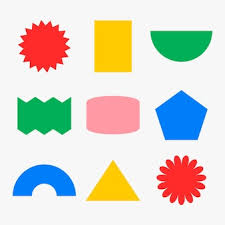
//> input picture chapter13/image.jpg, 225 x 225 px, given in place of the camera
$ ./ch11.main   (built with g++ and OpenCV 4)
//> lines starting //> are read from the running program, lines starting //| are printed output that depends on the picture; after the words box and inside, x2 and y2 are one past the last pixel; in counts of white or black regions, pixels touching at a corner belong together
// openCV 사용해서 실시간 도형 검출하기 - shape detection for webcam //
// ch10 차이점
// 이진화 방법을 adaptiveThreshold 함수로 변경, GaussianBlur 함수 추가
#include <opencv2/opencv.hpp>
#include <iostream>
#include <string>
using namespace cv;
using namespace std;


void setLabel(Mat& image, string str, vector<Point> contour)
{
	int fontface = FONT_HERSHEY_SIMPLEX;
	double scale = 0.5;
	int thinckness = 1;
	int baseline = 0;

	Size text = getTextSize(str, fontface, scale, thinckness, &baseline);
	Rect r = boundingRect(contour);
	Point pt(r.x + ((r.width - text.width) / 2), r.y + ((r.height + text.height) / 2));
	rectangle(image, pt + Point(0, baseline), pt + Point(text.width, -text.height), CV_RGB(200, 200, 200), FILLED);
	putText(image, str, pt, fontface, scale, CV_RGB(0, 0, 0), thinckness, 8);
}

int main(int, char**)
{
	Mat img_input, img_result, img_gray;

	VideoCapture cap;

	int deviceID = 0;
	int apiID = CAP_ANY;

	cap.open(deviceID + apiID);

	if (!cap.isOpened())
	{
		cerr << "ERROR! unable to open camera\n";
		return -1;
	}

	for (;;)
	{
		cap.read(img_input);
//> img_input is the input picture: 225 rows x 225 cols, CV_8UC3; mean B, G, R 205.2, 214.9, 216.9
		if (img_input.empty())
		{
			cerr << "ERROR! blank frame grabbed\n";
			break;
		}

		Mat img_temp;
		Size blursize(5, 5);
		cvtColor(img_input, img_temp, COLOR_BGR2GRAY);
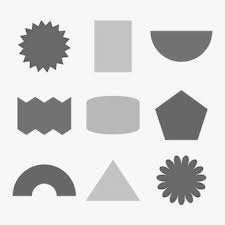
//> img_temp: 225 rows x 225 cols, CV_8UC1; min 54, max 255, mean 214.4
		GaussianBlur(img_temp, img_temp, blursize, 0, 0);
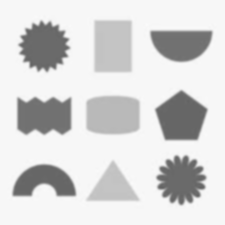
//> img_temp: 225 rows x 225 cols, CV_8UC1; min 99, max 250, mean 214.4

		// binary image
		// adaptiveThreshold() : 적응형 이진화 수행 func
		// adaptiveThreshold(src, dst, maxValue, adaptiveMethod, thresholdType, blockSize, C);

		adaptiveThreshold(img_temp, img_gray, 255, ADAPTIVE_THRESH_GAUSSIAN_C, THRESH_BINARY_INV, 201, 7);
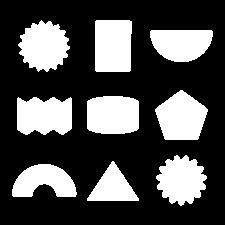
//> img_gray: 225 rows x 225 cols, CV_8UC1; 30.2% white; 9 white regions

		// contour serch
		vector<vector<Point>> contours;
		findContours(img_gray, contours, RETR_LIST, CHAIN_APPROX_SIMPLE);
//> contours = 9 contours; largest, box (x1, y1, x2, y2) and area: (155, 90, 208, 140) 1804, (95, 20, 132, 72) 1796, (18, 20, 70, 72) 1789, (87, 96, 139, 134) 1769, (17, 97, 72, 135) 1744

		// contour 근사화
		vector<Point2f> approx;
		img_result = img_input.clone();

		for (size_t i = 0; i < contours.size(); i++)
		{
			approxPolyDP(Mat(contours[i]), approx, arcLength(Mat(contours[i]), true)*0.02, true);
			// 특정 범위를 가진 면적의 도형만 고려
			if (fabs(contourArea(Mat(approx))) > 1000 && fabs(contourArea(Mat(approx))) < 10000)
			{
				int size = approx.size();
				const char *name[] = { "Non-convex", "Non-convex", "Non-convex", "triangle",
					"quadrangle", "pentagon", "hexagon", "heptagon", "octagon", "nonagon", "decagon" };

				switch (size){


					case 3:
					case 4:
					case 5:
					case 6:
					case 10:
						if (isContourConvex(Mat(approx)))
						{
							if (size % 2 == 0)
							{
								line(img_result, approx[0], approx[approx.size() - 1], Scalar(0, 255, 0), 3);

								for (int k = 0; k < size - 1; k++)
									line(img_result, approx[k], approx[k + 1], Scalar(0, 255, 0), 3);

								for (int k = 0; k < size; k++)
									circle(img_result, approx[k], 3, Scalar(0, 0, 255));
							}
							else
							{
								line(img_result, approx[0], approx[approx.size() - 1], Scalar(0, 255, 0), 3);

								for (int k = 0; k < size - 1; k++)
									line(img_result, approx[k], approx[k + 1], Scalar(0, 255, 0), 3);

								for (int k = 0; k < size; k++)
									circle(img_result, approx[k], 3, Scalar(0, 0, 255));
							}

							// 검출된 도형에 라벨 출력
							setLabel(img_result, name[size], contours[i]);
						}
						break;

				default:
					break;

				}
			}
		}
//> this loop made 9 passes
//> (approx, size, text in setLabel, r in setLabel, pt in setLabel) on pass 8: (4 Points (x, y): [96, 20], [95, 70], [129, 71], [131, 21], 4, Size(87, 12), Rect(95, 20, 37, 52), Point(70, 52))
//> (size, text in setLabel, r in setLabel, pt in setLabel) on passes 5 to 7: (6, Size(66, 12), Rect(87, 96, 52, 38), Point(80, 121)), (5, Size(73, 12), Rect(155, 90, 53, 50), Point(145, 121)), (6, Size(66, 12), Rect(150, 30, 63, 32), Point(149, 52))
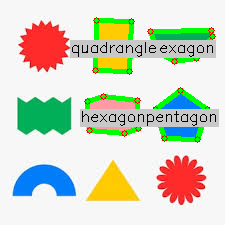
//> img_result: 225 rows x 225 cols, CV_8UC3; 15.03% of pixels changed, all inside (x1, y1, x2, y2) = (70, 17, 219, 143)
//> after the loop, approx = 8 Points (x, y): [41, 20], [25, 28], [18, 45], [29, 67], [47, 71], [62, 64], [69, 46], [58, 24]

		imshow("result", img_result);
		imshow("binary", img_gray);

		if (waitKey(5) == 27) // waiting for ESC
//> the Esc key is pressed
			break;
	}


	return 0;
}
